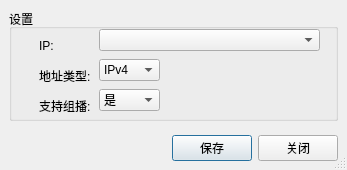
<ui version="4.0" >
 <class>NetWorkSetting</class>
 <widget class="QDialog" name="NetWorkSetting" >
  <property name="geometry" >
   <rect>
    <x>0</x>
    <y>0</y>
    <width>347</width>
    <height>170</height>
   </rect>
  </property>
  <property name="windowTitle" >
   <string>CoolView - 网络设置</string>
  </property>
  <property name="sizeGripEnabled" >
   <bool>true</bool>
  </property>
  <layout class="QGridLayout" >
   <property name="margin" >
    <number>9</number>
   </property>
   <property name="spacing" >
    <number>6</number>
   </property>
   <item row="2" column="0" >
    <layout class="QHBoxLayout" >
     <property name="spacing" >
      <number>6</number>
     </property>
     <property name="margin" >
      <number>0</number>
     </property>
     <item>
      <widget class="QLabel" name="wengoPhoneBuildIdStringLabel" >
       <property name="enabled" >
        <bool>false</bool>
       </property>
      </widget>
     </item>
     <item>
      <spacer>
       <property name="orientation" >
        <enum>Qt::Horizontal</enum>
       </property>
       <property name="sizeHint" stdset="0" >
        <size>
         <width>301</width>
         <height>26</height>
        </size>
       </property>
      </spacer>
     </item>
     <item>
      <widget class="QPushButton" name="saveButton" >
       <property name="text" >
        <string>保存</string>
       </property>
      </widget>
     </item>
     <item>
      <widget class="QPushButton" name="closeButton" >
       <property name="text" >
        <string>关闭</string>
       </property>
      </widget>
     </item>
    </layout>
   </item>
   <item row="0" column="0" >
    <widget class="QGroupBox" name="groupBox" >
     <property name="minimumSize" >
      <size>
       <width>0</width>
       <height>112</height>
      </size>
     </property>
     <property name="title" >
      <string>设置</string>
     </property>
     <widget class="QLabel" name="label" >
      <property name="geometry" >
       <rect>
        <x>30</x>
        <y>30</y>
        <width>54</width>
        <height>13</height>
       </rect>
      </property>
      <property name="text" >
       <string>IP:</string>
      </property>
     </widget>
     <widget class="QLabel" name="label_2" >
      <property name="geometry" >
       <rect>
        <x>30</x>
        <y>60</y>
        <width>54</width>
        <height>13</height>
       </rect>
      </property>
      <property name="text" >
       <string>地址类型:</string>
      </property>
     </widget>
     <widget class="QLabel" name="label_3" >
      <property name="geometry" >
       <rect>
        <x>30</x>
        <y>90</y>
        <width>54</width>
        <height>13</height>
       </rect>
      </property>
      <property name="text" >
       <string>支持组播:</string>
      </property>
     </widget>
     <widget class="QComboBox" name="IPComboBox" >
      <property name="geometry" >
       <rect>
        <x>90</x>
        <y>20</y>
        <width>221</width>
        <height>22</height>
       </rect>
      </property>
     </widget>
     <widget class="QComboBox" name="addrTypeComboBox" >
      <property name="geometry" >
       <rect>
        <x>90</x>
        <y>50</y>
        <width>61</width>
        <height>22</height>
       </rect>
      </property>
      <item>
       <property name="text" >
        <string>IPv4</string>
       </property>
      </item>
      <item>
       <property name="text" >
        <string>IPv6</string>
       </property>
      </item>
     </widget>
     <widget class="QComboBox" name="isMulticastComboBox" >
      <property name="geometry" >
       <rect>
        <x>90</x>
        <y>80</y>
        <width>61</width>
        <height>22</height>
       </rect>
      </property>
      <item>
       <property name="text" >
        <string>是</string>
       </property>
      </item>
      <item>
       <property name="text" >
        <string>否</string>
       </property>
      </item>
     </widget>
    </widget>
   </item>
   <item row="1" column="0" >
    <spacer name="verticalSpacer" >
     <property name="orientation" >
      <enum>Qt::Vertical</enum>
     </property>
     <property name="sizeHint" stdset="0" >
      <size>
       <width>20</width>
       <height>40</height>
      </size>
     </property>
    </spacer>
   </item>
  </layout>
 </widget>
 <tabstops>
  <tabstop>closeButton</tabstop>
 </tabstops>
 <resources>
  <include location="../../../../resources/wengophone.qrc" />
  <include location="../../../../resources/wengophone.qrc" />
 </resources>
 <connections>
  <connection>
   <sender>closeButton</sender>
   <signal>clicked()</signal>
   <receiver>NetWorkSetting</receiver>
   <slot>reject()</slot>
   <hints>
    <hint type="sourcelabel" >
     <x>453</x>
     <y>498</y>
    </hint>
    <hint type="destinationlabel" >
     <x>212</x>
     <y>262</y>
    </hint>
   </hints>
  </connection>
 </connections>
</ui>
